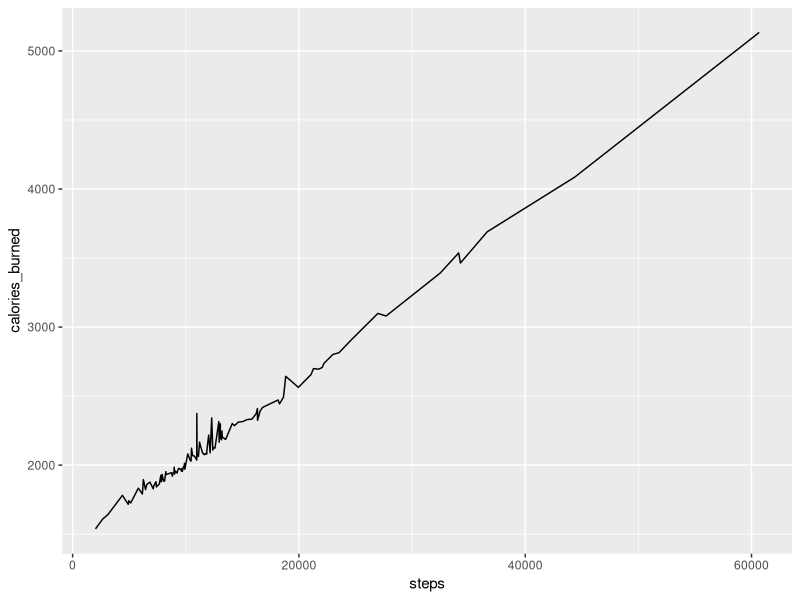
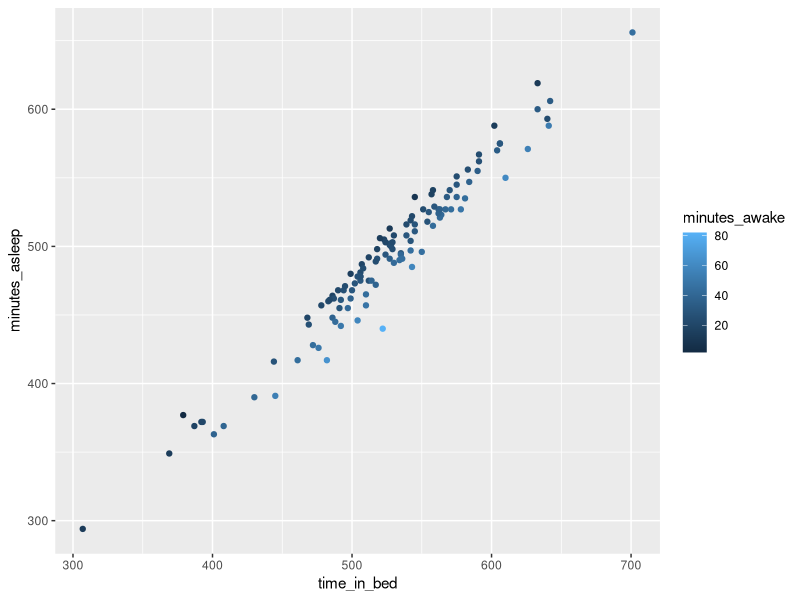
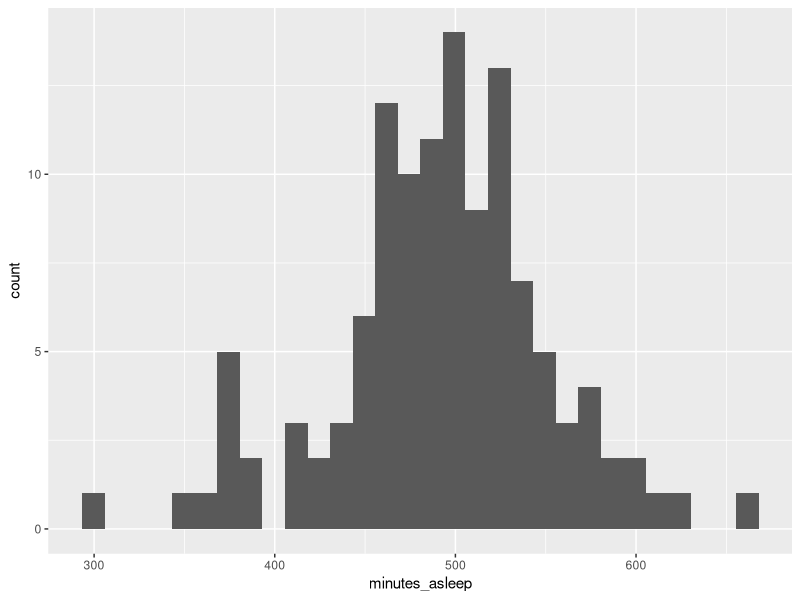
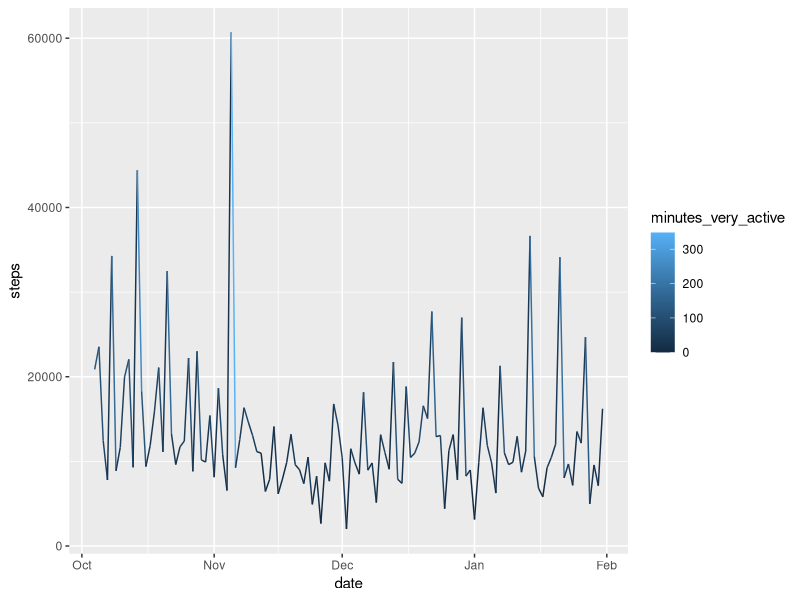
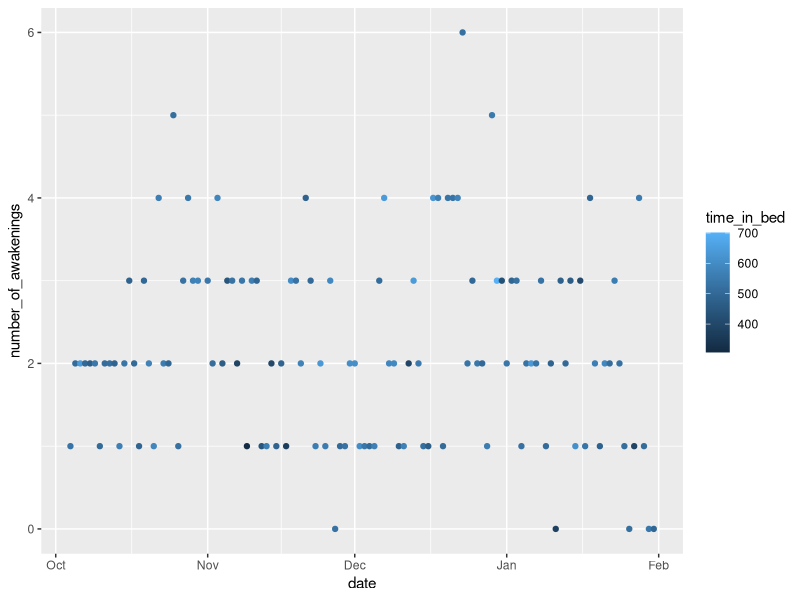

The R script that drew these images, in order:
## ---- chunk 1
library(readr)
df <- read_csv('capstone_data_clean.csv')
library(ggplot2)
## ---- chunk 2
ggplot(df, aes(x = steps, y = calories_burned)) +
  geom_line()

ggplot(df, aes(x = time_in_bed, y = minutes_asleep)) +
  geom_point(aes(color = minutes_awake))
## ---- chunk 3
ggplot(df, aes(x = minutes_asleep)) +
  geom_histogram()
## ---- chunk 4
ggplot(df, aes(x = date, y = steps, color = minutes_very_active)) +
  geom_line()
## ---- chunk 5
ggplot(df, aes(x = date, y = number_of_awakenings)) +
  geom_point(aes(color = time_in_bed))
